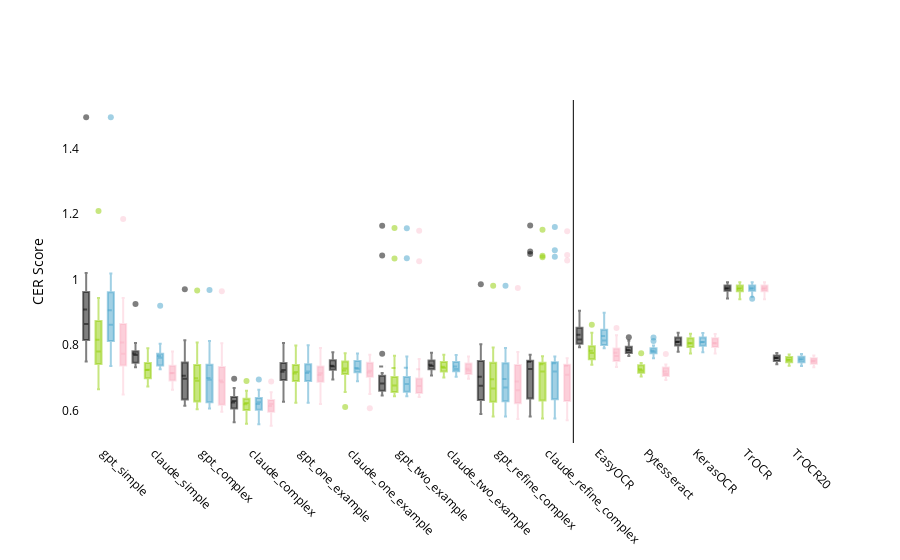

The notebook cell this image was saved under:
### Code cell
cer_all['source'] = 'Only Stripped'
cer_lower['source'] = 'Lowered'
cer_unidecoded['source'] = 'Unidecoded'
cer_normalized['source'] = 'Normalized'

combined_cer = pd.concat([cer_all, cer_lower, cer_unidecoded, cer_normalized])

llm_order = ['gpt_simple', 'claude_simple', 'gpt_complex', 'claude_complex',
             'gpt_one_example', 'claude_one_example', 'gpt_two_example', 'claude_two_example',
             'gpt_refine_complex', 'claude_refine_complex']
ocr_order = ['EasyOCR', 'Pytesseract', 'KerasOCR', 'TrOCR']
ocr_ft_order = ['TrOCR20', 'TrOCR50']
model_order = llm_order + ocr_order + ocr_ft_order

n3_color = "rgba(0,0,0, 0.5)"  # Gray
lower_color = "rgba(143,206,0, 0.5)"  # Green
unide_color = "rgba(67, 162, 202, 0.5)"  # Blue
norm_color = "rgba(250, 159, 181, 0.3)"  # Pink

source_colors = {
    'Only Stripped': n3_color,
    'Lowered': lower_color,
    'Unidecoded': unide_color,
    'Normalized': norm_color
}


fig = go.Figure()

x_positions = []
tick_labels = []

x_index = 0
for model in model_order:
    for source in ['Only Stripped', 'Lowered', 'Unidecoded', 'Normalized']:
        color = source_colors[source]
        # Add box plot trace
        fig.add_trace(go.Box(
            x=[x_index] * len(combined_cer[(combined_cer['model'] == model) & (combined_cer['source'] == source)]['cer']),
            y=combined_cer[(combined_cer['model'] == model) & (combined_cer['source'] == source)]['cer'],
            name=f"{model} ({source})",
            boxmean=True,
            marker=dict(color=color),
            showlegend=False
        ))
        x_positions.append(x_index)
        x_index += 1
    
    tick_labels.append(model)

for source, color in source_colors.items():
    fig.add_trace(go.Box(
        y=[None], 
        name=source,
        marker=dict(color=color),
        showlegend=False
    ))


fig.update_layout(
    # title='Comparison of CER Scores for Different Models (Lowered vs. Unidecoded vs. Normalized)',
    # xaxis_title='Model',
    yaxis_title='CER Score',
    # yaxis = dict(range=[-0.5, 2]),
    plot_bgcolor='rgba(0,0,0,0)',
    font_color = 'black',
    xaxis=dict(
        tickvals=[4 * i + 1.5 for i in range(len(model_order))],  # Center the label for each model
        ticktext=tick_labels,
        tickangle=45
    ),
    shapes=[
        dict(
            type="line",
            x0=len(llm_order) * 4 - 0.5,
            x1=len(llm_order) * 4 - 0.5,
            y0=0,
            y1=1,
            xref="x",
            yref="paper",
            line=dict(color="black", width=1)
        )
    ]
)

fig.show()

### Figure 1 — Plotly figure (JSON) as saved in the notebook; plotly's stock layout.template omitted (floating-point values rounded to 4 significant figures)
{"data": [{"boxmean": true, "marker": {"color": "rgba(0,0,0, 0.5)"}, "name": "gpt_simple (Only Stripped)", "showlegend": false, "type": "box", "x": [0, 0, 0, 0, 0, 0, 0, 0, 0, 0, 0, 0, 0, 0, 0, 0, 0, 0, 0], "y": [0.9216, 0.9777, 0.8649, 0.9545, 1.496, 0.7811, 0.8481, 0.8533, 0.9647, 0.7503, 0.9438, 0.8228, 0.8302, 0.814, 1.02, 0.874, 0.8046, 0.9693, 0.7827]}, {"boxmean": true, "marker": {"color": "rgba(143,206,0, 0.5)"}, "name": "gpt_simple (Lowered)", "showlegend": false, "type": "box", "x": [1, 1, 1, 1, 1, 1, 1, 1, 1, 1, 1, 1, 1, 1, 1, 1, 1, 1, 1], "y": [0.7526, 0.9438, 0.8271, 0.8441, 1.21, 0.6971, 0.7804, 0.8319, 0.9009, 0.6654, 0.8742, 0.7601, 0.7473, 0.7455, 0.873, 0.7366, 0.7418, 0.9049, 0.6848]}, {"boxmean": true, "marker": {"color": "rgba(67, 162, 202, 0.5)"}, "name": "gpt_simple (Unidecoded)", "showlegend": false, "type": "box", "x": [2, 2, 2, 2, 2, 2, 2, 2, 2, 2, 2, 2, 2, 2, 2, 2, 2, 2, 2], "y": [0.9216, 0.9777, 0.8628, 0.9533, 1.496, 0.7789, 0.8429, 0.8503, 0.9647, 0.7369, 0.9438, 0.8205, 0.8273, 0.8098, 1.019, 0.8735, 0.8029, 0.9688, 0.7758]}, {"boxmean": true, "marker": {"color": "rgba(250, 159, 181, 0.3)"}, "name": "gpt_simple (Normalized)", "showlegend": false, "type": "box", "x": [3, 3, 3, 3, 3, 3, 3, 3, 3, 3, 3, 3, 3, 3, 3, 3, 3, 3, 3], "y": [0.7426, 0.9438, 0.8255, 0.843, 1.186, 0.6871, 0.7742, 0.8289, 0.8999, 0.6496, 0.8697, 0.7505, 0.7421, 0.7408, 0.8489, 0.7169, 0.7368, 0.9038, 0.6727]}, {"boxmean": true, "marker": {"color": "rgba(0,0,0, 0.5)"}, "name": "claude_simple (Only Stripped)", "showlegend": false, "type": "box", "x": [4, 4, 4, 4, 4, 4, 4, 4, 4, 4, 4, 4, 4, 4, 4, 4, 4, 4, 4], "y": [0.7704, 0.7438, 0.7412, 0.7414, 0.7435, 0.7828, 0.7627, 0.8071, 0.7868, 0.7985, 0.9258, 0.7766, 0.7686, 0.7792, 0.7702, 0.7707, 0.7329, 0.7536, 0.7613]}, {"boxmean": true, "marker": {"color": "rgba(143,206,0, 0.5)"}, "name": "claude_simple (Lowered)", "showlegend": false, "type": "box", "x": [5, 5, 5, 5, 5, 5, 5, 5, 5, 5, 5, 5, 5, 5, 5, 5, 5, 5, 5], "y": [0.7171, 0.7352, 0.6823, 0.6737, 0.7361, 0.7341, 0.6982, 0.7578, 0.7273, 0.7906, 0.7787, 0.7005, 0.692, 0.706, 0.7032, 0.7593, 0.7252, 0.7484, 0.6918]}, {"boxmean": true, "marker": {"color": "rgba(67, 162, 202, 0.5)"}, "name": "claude_simple (Unidecoded)", "showlegend": false, "type": "box", "x": [6, 6, 6, 6, 6, 6, 6, 6, 6, 6, 6, 6, 6, 6, 6, 6, 6, 6, 6], "y": [0.7615, 0.7347, 0.7326, 0.735, 0.7267, 0.7645, 0.757, 0.8046, 0.7819, 0.7888, 0.9202, 0.7752, 0.7634, 0.7692, 0.7662, 0.7567, 0.7279, 0.7469, 0.7561]}, {"boxmean": true, "marker": {"color": "rgba(250, 159, 181, 0.3)"}, "name": "claude_simple (Normalized)", "showlegend": false, "type": "box", "x": [7, 7, 7, 7, 7, 7, 7, 7, 7, 7, 7, 7, 7, 7, 7, 7, 7, 7, 7], "y": [0.7076, 0.7278, 0.6737, 0.6643, 0.7187, 0.7153, 0.692, 0.7553, 0.72, 0.7808, 0.7618, 0.6955, 0.6857, 0.6944, 0.6978, 0.7438, 0.719, 0.7401, 0.6819]}, {"boxmean": true, "marker": {"color": "rgba(0,0,0, 0.5)"}, "name": "gpt_complex (Only Stripped)", "showlegend": false, "type": "box", "x": [8, 8, 8, 8, 8, 8, 8, 8, 8, 8, 8, 8, 8, 8, 8, 8, 8, 8, 8], "y": [0.7476, 0.753, 0.6321, 0.9708, 0.6169, 0.7584, 0.732, 0.6156, 0.6456, 0.6807, 0.6399, 0.8155, 0.6978, 0.6154, 0.7446, 0.6529, 0.7468, 0.7396, 0.6194]}, {"boxmean": true, "marker": {"color": "rgba(143,206,0, 0.5)"}, "name": "gpt_complex (Lowered)", "showlegend": false, "type": "box", "x": [9, 9, 9, 9, 9, 9, 9, 9, 9, 9, 9, 9, 9, 9, 9, 9, 9, 9, 9], "y": [0.7399, 0.7479, 0.6278, 0.9673, 0.6062, 0.7496, 0.7248, 0.6096, 0.6402, 0.6734, 0.6298, 0.8086, 0.6914, 0.6043, 0.7397, 0.6477, 0.7396, 0.7302, 0.6078]}, {"boxmean": true, "marker": {"color": "rgba(67, 162, 202, 0.5)"}, "name": "gpt_complex (Unidecoded)", "showlegend": false, "type": "box", "x": [10, 10, 10, 10, 10, 10, 10, 10, 10, 10, 10, 10, 10, 10, 10, 10, 10, 10, 10], "y": [0.7415, 0.749, 0.6234, 0.9685, 0.6068, 0.7496, 0.7274, 0.6096, 0.6397, 0.6709, 0.6331, 0.8127, 0.6943, 0.6117, 0.7377, 0.6498, 0.7374, 0.7297, 0.6095]}, {"boxmean": true, "marker": {"color": "rgba(250, 159, 181, 0.3)"}, "name": "gpt_complex (Normalized)", "showlegend": false, "type": "box", "x": [11, 11, 11, 11, 11, 11, 11, 11, 11, 11, 11, 11, 11, 11, 11, 11, 11, 11, 11], "y": [0.7337, 0.7433, 0.617, 0.9644, 0.5968, 0.7402, 0.718, 0.6037, 0.6354, 0.6648, 0.6225, 0.8063, 0.6868, 0.5985, 0.7338, 0.6436, 0.7301, 0.7193, 0.5997]}, {"boxmean": true, "marker": {"color": "rgba(0,0,0, 0.5)"}, "name": "claude_complex (Only Stripped)", "showlegend": false, "type": "box", "x": [12, 12, 12, 12, 12, 12, 12, 12, 12, 12, 12, 12, 12, 12, 12, 12, 12, 12, 12], "y": [0.632, 0.6287, 0.5646, 0.5733, 0.6222, 0.6048, 0.6545, 0.6435, 0.6973, 0.619, 0.6298, 0.6424, 0.6695, 0.6401, 0.6393, 0.6136, 0.6385, 0.5894, 0.5794]}, {"boxmean": true, "marker": {"color": "rgba(143,206,0, 0.5)"}, "name": "claude_complex (Lowered)", "showlegend": false, "type": "box", "x": [13, 13, 13, 13, 13, 13, 13, 13, 13, 13, 13, 13, 13, 13, 13, 13, 13, 13, 13], "y": [0.6276, 0.6223, 0.5602, 0.5686, 0.6142, 0.5998, 0.6488, 0.6385, 0.691, 0.6129, 0.6236, 0.6369, 0.6609, 0.6338, 0.6348, 0.608, 0.6324, 0.5837, 0.5742]}, {"boxmean": true, "marker": {"color": "rgba(67, 162, 202, 0.5)"}, "name": "claude_complex (Unidecoded)", "showlegend": false, "type": "box", "x": [14, 14, 14, 14, 14, 14, 14, 14, 14, 14, 14, 14, 14, 14, 14, 14, 14, 14, 14], "y": [0.6259, 0.6264, 0.5586, 0.5686, 0.6122, 0.6009, 0.6483, 0.639, 0.6954, 0.6111, 0.6242, 0.6397, 0.6638, 0.6386, 0.6353, 0.6095, 0.633, 0.5847, 0.5753]}, {"boxmean": true, "marker": {"color": "rgba(250, 159, 181, 0.3)"}, "name": "claude_complex (Normalized)", "showlegend": false, "type": "box", "x": [15, 15, 15, 15, 15, 15, 15, 15, 15, 15, 15, 15, 15, 15, 15, 15, 15, 15, 15], "y": [0.6209, 0.6206, 0.5538, 0.5633, 0.6048, 0.5948, 0.6426, 0.633, 0.6891, 0.605, 0.6174, 0.6337, 0.6563, 0.6312, 0.6309, 0.6038, 0.6252, 0.579, 0.5707]}, {"boxmean": true, "marker": {"color": "rgba(0,0,0, 0.5)"}, "name": "gpt_one_example (Only Stripped)", "showlegend": false, "type": "box", "x": [16, 16, 16, 16, 16, 16, 16, 16, 16, 16, 16, 16, 16, 16, 16, 16, 16, 16], "y": [0.7454, 0.7318, 0.7239, 0.7239, 0.8064, 0.7291, 0.704, 0.6937, 0.6746, 0.66, 0.6483, 0.7976, 0.7565, 0.755, 0.6271, 0.7079, 0.7074, 0.7451]}, {"boxmean": true, "marker": {"color": "rgba(143,206,0, 0.5)"}, "name": "gpt_one_example (Lowered)", "showlegend": false, "type": "box", "x": [17, 17, 17, 17, 17, 17, 17, 17, 17, 17, 17, 17, 17, 17, 17, 17, 17, 17], "y": [0.7399, 0.7249, 0.7202, 0.7163, 0.7991, 0.7247, 0.7008, 0.6907, 0.6721, 0.6587, 0.6438, 0.7912, 0.7513, 0.7482, 0.624, 0.6996, 0.7043, 0.7375]}, {"boxmean": true, "marker": {"color": "rgba(67, 162, 202, 0.5)"}, "name": "gpt_one_example (Unidecoded)", "showlegend": false, "type": "box", "x": [18, 18, 18, 18, 18, 18, 18, 18, 18, 18, 18, 18, 18, 18, 18, 18, 18, 18], "y": [0.7415, 0.7289, 0.7218, 0.718, 0.7997, 0.7275, 0.7003, 0.6907, 0.6726, 0.6551, 0.6466, 0.7962, 0.7519, 0.7503, 0.6245, 0.6985, 0.7048, 0.7375]}, {"boxmean": true, "marker": {"color": "rgba(250, 159, 181, 0.3)"}, "name": "gpt_one_example (Normalized)", "showlegend": false, "type": "box", "x": [19, 19, 19, 19, 19, 19, 19, 19, 19, 19, 19, 19, 19, 19, 19, 19, 19, 19], "y": [0.7349, 0.7221, 0.718, 0.7104, 0.7917, 0.7214, 0.6956, 0.6882, 0.6707, 0.6538, 0.6421, 0.7889, 0.745, 0.7439, 0.6204, 0.6907, 0.7017, 0.7289]}, {"boxmean": true, "marker": {"color": "rgba(0,0,0, 0.5)"}, "name": "claude_one_example (Only Stripped)", "showlegend": false, "type": "box", "x": [20, 20, 20, 20, 20, 20, 20, 20, 20, 20, 20, 20, 20, 20, 20, 20, 20, 20], "y": [0.7393, 0.7255, 0.7272, 0.6953, 0.7214, 0.7684, 0.744, 0.7544, 0.7785, 0.7253, 0.732, 0.7605, 0.7582, 0.7318, 0.7376, 0.7096, 0.7438, 0.7178]}, {"boxmean": true, "marker": {"color": "rgba(143,206,0, 0.5)"}, "name": "claude_one_example (Lowered)", "showlegend": false, "type": "box", "x": [21, 21, 21, 21, 21, 21, 21, 21, 21, 21, 21, 21, 21, 21, 21, 21, 21, 21], "y": [0.7321, 0.7192, 0.7218, 0.6112, 0.712, 0.764, 0.7393, 0.7504, 0.7751, 0.7167, 0.7258, 0.7527, 0.753, 0.657, 0.733, 0.7029, 0.7386, 0.7109]}, {"boxmean": true, "marker": {"color": "rgba(67, 162, 202, 0.5)"}, "name": "claude_one_example (Unidecoded)", "showlegend": false, "type": "box", "x": [22, 22, 22, 22, 22, 22, 22, 22, 22, 22, 22, 22, 22, 22, 22, 22, 22, 22], "y": [0.731, 0.7181, 0.7202, 0.69, 0.7113, 0.7601, 0.7367, 0.7519, 0.7747, 0.7173, 0.7253, 0.7573, 0.7524, 0.7234, 0.7309, 0.7068, 0.7354, 0.708]}, {"boxmean": true, "marker": {"color": "rgba(250, 159, 181, 0.3)"}, "name": "claude_one_example (Normalized)", "showlegend": false, "type": "box", "x": [23, 23, 23, 23, 23, 23, 23, 23, 23, 23, 23, 23, 23, 23, 23, 23, 23, 23], "y": [0.7237, 0.7095, 0.7142, 0.6077, 0.704, 0.7551, 0.73, 0.7479, 0.7708, 0.7094, 0.7202, 0.7491, 0.7461, 0.6512, 0.7268, 0.7007, 0.7297, 0.7005]}, {"boxmean": true, "marker": {"color": "rgba(0,0,0, 0.5)"}, "name": "gpt_two_example (Only Stripped)", "showlegend": false, "type": "box", "x": [24, 24, 24, 24, 24, 24, 24, 24, 24, 24, 24, 24, 24, 24, 24, 24, 24], "y": [0.6509, 0.6539, 0.6796, 0.7151, 0.7743, 0.6993, 0.7034, 0.6663, 0.6881, 1.165, 0.6624, 0.6461, 1.074, 0.6944, 0.683, 0.6814, 0.6576]}, {"boxmean": true, "marker": {"color": "rgba(143,206,0, 0.5)"}, "name": "gpt_two_example (Lowered)", "showlegend": false, "type": "box", "x": [25, 25, 25, 25, 25, 25, 25, 25, 25, 25, 25, 25, 25, 25, 25, 25, 25], "y": [0.6487, 0.6481, 0.6764, 0.7116, 0.7676, 0.6965, 0.7003, 0.6609, 0.6857, 1.158, 0.6584, 0.6438, 1.065, 0.6913, 0.6763, 0.6767, 0.653]}, {"boxmean": true, "marker": {"color": "rgba(67, 162, 202, 0.5)"}, "name": "gpt_two_example (Unidecoded)", "showlegend": false, "type": "box", "x": [26, 26, 26, 26, 26, 26, 26, 26, 26, 26, 26, 26, 26, 26, 26, 26, 26], "y": [0.6481, 0.6521, 0.6786, 0.7128, 0.7656, 0.6965, 0.6998, 0.6624, 0.6871, 1.157, 0.659, 0.6438, 1.066, 0.6923, 0.6813, 0.6778, 0.6559]}, {"boxmean": true, "marker": {"color": "rgba(250, 159, 181, 0.3)"}, "name": "gpt_two_example (Normalized)", "showlegend": false, "type": "box", "x": [27, 27, 27, 27, 27, 27, 27, 27, 27, 27, 27, 27, 27, 27, 27, 27, 27], "y": [0.6459, 0.647, 0.6753, 0.7069, 0.7582, 0.6932, 0.6951, 0.6579, 0.6852, 1.15, 0.6545, 0.6415, 1.056, 0.6902, 0.6741, 0.6736, 0.6512]}, {"boxmean": true, "marker": {"color": "rgba(0,0,0, 0.5)"}, "name": "claude_two_example (Only Stripped)", "showlegend": false, "type": "box", "x": [28, 28, 28, 28, 28, 28, 28, 28, 28, 28, 28, 28, 28, 28, 28, 28, 28], "y": [0.7365, 0.7249, 0.7288, 0.721, 0.7294, 0.7767, 0.7383, 0.7479, 0.7751, 0.7332, 0.7275, 0.761, 0.7605, 0.7513, 0.7074, 0.7495, 0.7167]}, {"boxmean": true, "marker": {"color": "rgba(143,206,0, 0.5)"}, "name": "claude_two_example (Lowered)", "showlegend": false, "type": "box", "x": [29, 29, 29, 29, 29, 29, 29, 29, 29, 29, 29, 29, 29, 29, 29, 29, 29], "y": [0.7315, 0.7169, 0.7223, 0.7163, 0.7207, 0.7711, 0.7347, 0.7429, 0.7708, 0.7234, 0.7208, 0.7527, 0.7547, 0.7471, 0.7013, 0.7422, 0.7086]}, {"boxmean": true, "marker": {"color": "rgba(67, 162, 202, 0.5)"}, "name": "claude_two_example (Unidecoded)", "showlegend": false, "type": "box", "x": [30, 30, 30, 30, 30, 30, 30, 30, 30, 30, 30, 30, 30, 30, 30, 30, 30], "y": [0.7276, 0.7186, 0.7212, 0.7163, 0.722, 0.7695, 0.7341, 0.7439, 0.7703, 0.7271, 0.7225, 0.7573, 0.7565, 0.746, 0.7035, 0.7427, 0.7115]}, {"boxmean": true, "marker": {"color": "rgba(250, 159, 181, 0.3)"}, "name": "claude_two_example (Normalized)", "showlegend": false, "type": "box", "x": [31, 31, 31, 31, 31, 31, 31, 31, 31, 31, 31, 31, 31, 31, 31, 31, 31], "y": [0.7226, 0.7089, 0.7137, 0.7093, 0.7133, 0.7645, 0.7289, 0.7379, 0.7655, 0.7167, 0.7157, 0.7495, 0.7513, 0.7424, 0.6974, 0.7344, 0.7028]}, {"boxmean": true, "marker": {"color": "rgba(0,0,0, 0.5)"}, "name": "gpt_refine_complex (Only Stripped)", "showlegend": false, "type": "box", "x": [32, 32, 32, 32, 32, 32, 32, 32, 32, 32, 32, 32, 32, 32, 32, 32, 32, 32, 32], "y": [0.7471, 0.6235, 0.7277, 0.5896, 0.6604, 0.6733, 0.6764, 0.6803, 0.6117, 0.986, 0.7573, 0.7532, 0.7657, 0.6628, 0.6762, 0.6105, 0.744, 0.803, 0.6153]}, {"boxmean": true, "marker": {"color": "rgba(143,206,0, 0.5)"}, "name": "gpt_refine_complex (Lowered)", "showlegend": false, "type": "box", "x": [33, 33, 33, 33, 33, 33, 33, 33, 33, 33, 33, 33, 33, 33, 33, 33, 33, 33, 33], "y": [0.7393, 0.6189, 0.7239, 0.5826, 0.6537, 0.6656, 0.6675, 0.6728, 0.6069, 0.9817, 0.7494, 0.7482, 0.7588, 0.6523, 0.6673, 0.6049, 0.7401, 0.7926, 0.6043]}, {"boxmean": true, "marker": {"color": "rgba(67, 162, 202, 0.5)"}, "name": "gpt_refine_complex (Unidecoded)", "showlegend": false, "type": "box", "x": [34, 34, 34, 34, 34, 34, 34, 34, 34, 34, 34, 34, 34, 34, 34, 34, 34, 34, 34], "y": [0.7415, 0.6212, 0.7212, 0.582, 0.6524, 0.6705, 0.6686, 0.6713, 0.6064, 0.9817, 0.7511, 0.7459, 0.7588, 0.6554, 0.6688, 0.6085, 0.7396, 0.7916, 0.606]}, {"boxmean": true, "marker": {"color": "rgba(250, 159, 181, 0.3)"}, "name": "gpt_refine_complex (Normalized)", "showlegend": false, "type": "box", "x": [35, 35, 35, 35, 35, 35, 35, 35, 35, 35, 35, 35, 35, 35, 35, 35, 35, 35, 35], "y": [0.7337, 0.6155, 0.7169, 0.575, 0.6443, 0.6628, 0.6582, 0.6643, 0.6006, 0.975, 0.7438, 0.7413, 0.7524, 0.6438, 0.6599, 0.6028, 0.7351, 0.7791, 0.5962]}, {"boxmean": true, "marker": {"color": "rgba(0,0,0, 0.5)"}, "name": "claude_refine_complex (Only Stripped)", "showlegend": false, "type": "box", "x": [36, 36, 36, 36, 36, 36, 36, 36, 36, 36, 36, 36, 36, 36, 36, 36, 36, 36, 36], "y": [0.7443, 0.6304, 0.5824, 0.5925, 0.7274, 0.7192, 0.7471, 0.644, 0.6465, 0.7509, 1.078, 0.7711, 1.165, 0.7534, 0.6457, 0.7324, 1.086, 0.5868, 0.635]}, {"boxmean": true, "marker": {"color": "rgba(143,206,0, 0.5)"}, "name": "claude_refine_complex (Lowered)", "showlegend": false, "type": "box", "x": [37, 37, 37, 37, 37, 37, 37, 37, 37, 37, 37, 37, 37, 37, 37, 37, 37, 37, 37], "y": [0.7371, 0.6241, 0.5764, 0.5884, 0.72, 0.7092, 0.743, 0.6385, 0.6402, 0.7411, 1.069, 0.7665, 1.153, 0.7471, 0.6393, 0.7206, 1.073, 0.5811, 0.6292]}, {"boxmean": true, "marker": {"color": "rgba(67, 162, 202, 0.5)"}, "name": "claude_refine_complex (Unidecoded)", "showlegend": false, "type": "box", "x": [38, 38, 38, 38, 38, 38, 38, 38, 38, 38, 38, 38, 38, 38, 38, 38, 38, 38, 38], "y": [0.7365, 0.6309, 0.5764, 0.5931, 0.7194, 0.7054, 0.7409, 0.6415, 0.6441, 0.7473, 1.07, 0.7656, 1.161, 0.7487, 0.6457, 0.7247, 1.09, 0.5816, 0.6333]}, {"boxmean": true, "marker": {"color": "rgba(250, 159, 181, 0.3)"}, "name": "claude_refine_complex (Normalized)", "showlegend": false, "type": "box", "x": [39, 39, 39, 39, 39, 39, 39, 39, 39, 39, 39, 39, 39, 39, 39, 39, 39, 39, 39], "y": [0.7287, 0.6246, 0.571, 0.589, 0.71, 0.6943, 0.7362, 0.6355, 0.6368, 0.735, 1.059, 0.7601, 1.148, 0.7418, 0.6398, 0.7128, 1.076, 0.5754, 0.628]}, {"boxmean": true, "marker": {"color": "rgba(0,0,0, 0.5)"}, "name": "EasyOCR (Only Stripped)", "showlegend": false, "type": "box", "x": [40, 40, 40, 40, 40, 40, 40, 40, 40, 40, 40, 40, 40, 40, 40, 40, 40, 40, 40], "y": [0.8427, 0.8292, 0.8142, 0.8325, 0.9049, 0.7982, 0.8387, 0.8046, 0.7945, 0.8565, 0.8899, 0.804, 0.878, 0.804, 0.8174, 0.8161, 0.8806, 0.7937, 0.8082]}, {"boxmean": true, "marker": {"color": "rgba(143,206,0, 0.5)"}, "name": "EasyOCR (Lowered)", "showlegend": false, "type": "box", "x": [41, 41, 41, 41, 41, 41, 41, 41, 41, 41, 41, 41, 41, 41, 41, 41, 41, 41, 41], "y": [0.7871, 0.7851, 0.7634, 0.7805, 0.8627, 0.7474, 0.7851, 0.7762, 0.749, 0.8004, 0.8376, 0.7564, 0.8342, 0.7582, 0.7712, 0.7686, 0.8257, 0.7401, 0.7561]}, {"boxmean": true, "marker": {"color": "rgba(67, 162, 202, 0.5)"}, "name": "EasyOCR (Unidecoded)", "showlegend": false, "type": "box", "x": [42, 42, 42, 42, 42, 42, 42, 42, 42, 42, 42, 42, 42, 42, 42, 42, 42, 42, 42], "y": [0.8399, 0.8229, 0.8098, 0.8278, 0.8989, 0.7922, 0.8345, 0.8006, 0.7916, 0.8498, 0.8893, 0.8008, 0.8762, 0.8008, 0.8125, 0.814, 0.8778, 0.7911, 0.8042]}, {"boxmean": true, "marker": {"color": "rgba(250, 159, 181, 0.3)"}, "name": "EasyOCR (Normalized)", "showlegend": false, "type": "box", "x": [43, 43, 43, 43, 43, 43, 43, 43, 43, 43, 43, 43, 43, 43, 43, 43, 43, 43, 43], "y": [0.7832, 0.7759, 0.7563, 0.7717, 0.8526, 0.7369, 0.7768, 0.7668, 0.7432, 0.7918, 0.8292, 0.7523, 0.8307, 0.7508, 0.7657, 0.767, 0.8207, 0.7334, 0.7514]}, {"boxmean": true, "marker": {"color": "rgba(0,0,0, 0.5)"}, "name": "Pytesseract (Only Stripped)", "showlegend": false, "type": "box", "x": [44, 44, 44, 44, 44, 44, 44, 44, 44, 44, 44, 44, 44, 44, 44, 44, 44, 44, 44], "y": [0.7838, 0.7765, 0.7958, 0.7671, 0.8138, 0.7905, 0.7877, 0.7862, 0.7713, 0.7766, 0.7815, 0.7775, 0.7997, 0.7945, 0.7958, 0.7805, 0.8245, 0.7672, 0.7729]}, {"boxmean": true, "marker": {"color": "rgba(143,206,0, 0.5)"}, "name": "Pytesseract (Lowered)", "showlegend": false, "type": "box", "x": [45, 45, 45, 45, 45, 45, 45, 45, 45, 45, 45, 45, 45, 45, 45, 45, 45, 45, 45], "y": [0.721, 0.7106, 0.7175, 0.7075, 0.7153, 0.7225, 0.732, 0.7355, 0.7273, 0.7051, 0.7163, 0.7459, 0.7415, 0.7403, 0.7397, 0.7345, 0.7751, 0.7048, 0.7161]}, {"boxmean": true, "marker": {"color": "rgba(67, 162, 202, 0.5)"}, "name": "Pytesseract (Unidecoded)", "showlegend": false, "type": "box", "x": [46, 46, 46, 46, 46, 46, 46, 46, 46, 46, 46, 46, 46, 46, 46, 46, 46, 46, 46], "y": [0.7788, 0.7754, 0.7893, 0.7601, 0.8131, 0.7855, 0.7841, 0.7837, 0.766, 0.7753, 0.7809, 0.7756, 0.7991, 0.7908, 0.7918, 0.7763, 0.8234, 0.762, 0.7677]}, {"boxmean": true, "marker": {"color": "rgba(250, 159, 181, 0.3)"}, "name": "Pytesseract (Normalized)", "showlegend": false, "type": "box", "x": [47, 47, 47, 47, 47, 47, 47, 47, 47, 47, 47, 47, 47, 47, 47, 47, 47, 47, 47], "y": [0.7082, 0.7077, 0.7104, 0.6988, 0.704, 0.712, 0.7268, 0.7295, 0.722, 0.699, 0.7101, 0.7408, 0.7386, 0.7329, 0.7333, 0.7299, 0.7729, 0.6939, 0.7051]}, {"boxmean": true, "marker": {"color": "rgba(0,0,0, 0.5)"}, "name": "KerasOCR (Only Stripped)", "showlegend": false, "type": "box", "x": [48, 48, 48, 48, 48, 48, 48, 48, 48, 48, 48, 48, 48, 48, 48, 48, 48, 48, 48], "y": [0.7993, 0.8074, 0.8271, 0.8039, 0.791, 0.8308, 0.7986, 0.8235, 0.838, 0.801, 0.7798, 0.8251, 0.783, 0.8103, 0.8105, 0.8166, 0.7901, 0.8238, 0.8227]}, {"boxmean": true, "marker": {"color": "rgba(143,206,0, 0.5)"}, "name": "KerasOCR (Lowered)", "showlegend": false, "type": "box", "x": [49, 49, 49, 49, 49, 49, 49, 49, 49, 49, 49, 49, 49, 49, 49, 49, 49, 49, 49], "y": [0.7943, 0.8029, 0.8244, 0.8009, 0.787, 0.8264, 0.796, 0.8195, 0.8346, 0.7955, 0.7747, 0.8219, 0.7784, 0.8061, 0.8071, 0.813, 0.7873, 0.8212, 0.821]}, {"boxmean": true, "marker": {"color": "rgba(67, 162, 202, 0.5)"}, "name": "KerasOCR (Unidecoded)", "showlegend": false, "type": "box", "x": [50, 50, 50, 50, 50, 50, 50, 50, 50, 50, 50, 50, 50, 50, 50, 50, 50, 50, 50], "y": [0.7988, 0.8069, 0.8271, 0.8039, 0.7904, 0.8308, 0.7986, 0.8235, 0.8375, 0.8004, 0.7787, 0.8251, 0.7824, 0.8103, 0.81, 0.8166, 0.7896, 0.8238, 0.8227]}, {"boxmean": true, "marker": {"color": "rgba(250, 159, 181, 0.3)"}, "name": "KerasOCR (Normalized)", "showlegend": false, "type": "box", "x": [51, 51, 51, 51, 51, 51, 51, 51, 51, 51, 51, 51, 51, 51, 51, 51, 51, 51, 51], "y": [0.7943, 0.8017, 0.8244, 0.8004, 0.7863, 0.8259, 0.796, 0.8195, 0.8341, 0.7949, 0.7747, 0.8219, 0.7772, 0.8061, 0.8071, 0.813, 0.7873, 0.8212, 0.8204]}, {"boxmean": true, "marker": {"color": "rgba(0,0,0, 0.5)"}, "name": "TrOCR (Only Stripped)", "showlegend": false, "type": "box", "x": [52, 52, 52, 52, 52, 52, 52, 52, 52, 52, 52, 52, 52, 52, 52, 52, 52, 52, 52], "y": [0.9794, 0.9587, 0.9854, 0.9831, 0.99, 0.9724, 0.9422, 0.9736, 0.9923, 0.9664, 0.9736, 0.9611, 0.9706, 0.9842, 0.9478, 0.9814, 0.9806, 0.9782, 0.9664]}, {"boxmean": true, "marker": {"color": "rgba(143,206,0, 0.5)"}, "name": "TrOCR (Lowered)", "showlegend": false, "type": "box", "x": [53, 53, 53, 53, 53, 53, 53, 53, 53, 53, 53, 53, 53, 53, 53, 53, 53, 53, 53], "y": [0.9794, 0.9582, 0.9854, 0.9825, 0.99, 0.9701, 0.9407, 0.9736, 0.9923, 0.9646, 0.9725, 0.9606, 0.9701, 0.9837, 0.9439, 0.9809, 0.98, 0.9777, 0.9658]}, {"boxmean": true, "marker": {"color": "rgba(67, 162, 202, 0.5)"}, "name": "TrOCR (Unidecoded)", "showlegend": false, "type": "box", "x": [54, 54, 54, 54, 54, 54, 54, 54, 54, 54, 54, 54, 54, 54, 54, 54, 54, 54, 54], "y": [0.9794, 0.9587, 0.9854, 0.9831, 0.99, 0.9724, 0.9417, 0.9736, 0.9923, 0.9664, 0.9736, 0.9611, 0.9706, 0.9842, 0.9478, 0.9814, 0.9806, 0.9782, 0.9664]}, {"boxmean": true, "marker": {"color": "rgba(250, 159, 181, 0.3)"}, "name": "TrOCR (Normalized)", "showlegend": false, "type": "box", "x": [55, 55, 55, 55, 55, 55, 55, 55, 55, 55, 55, 55, 55, 55, 55, 55, 55, 55, 55], "y": [0.9794, 0.9582, 0.9854, 0.9825, 0.99, 0.9701, 0.9402, 0.9736, 0.9923, 0.9646, 0.9725, 0.9606, 0.9701, 0.9837, 0.9439, 0.9809, 0.98, 0.9777, 0.9658]}, {"boxmean": true, "marker": {"color": "rgba(0,0,0, 0.5)"}, "name": "TrOCR20 (Only Stripped)", "showlegend": false, "type": "box", "x": [56, 56, 56, 56, 56, 56, 56, 56, 56, 56, 56, 56, 56, 56, 56, 56], "y": [0.7593, 0.742, 0.7468, 0.7629, 0.7659, 0.7762, 0.7485, 0.7579, 0.7766, 0.7536, 0.7666, 0.7702, 0.7727, 0.7492, 0.7677, 0.759]}, {"boxmean": true, "marker": {"color": "rgba(143,206,0, 0.5)"}, "name": "TrOCR20 (Lowered)", "showlegend": false, "type": "box", "x": [57, 57, 57, 57, 57, 57, 57, 57, 57, 57, 57, 57, 57, 57, 57, 57], "y": [0.7532, 0.7373, 0.7408, 0.7584, 0.7601, 0.7708, 0.746, 0.7522, 0.772, 0.7501, 0.7603, 0.7662, 0.765, 0.7437, 0.7635, 0.7532]}, {"boxmean": true, "marker": {"color": "rgba(67, 162, 202, 0.5)"}, "name": "TrOCR20 (Unidecoded)", "showlegend": false, "type": "box", "x": [58, 58, 58, 58, 58, 58, 58, 58, 58, 58, 58, 58, 58, 58, 58, 58], "y": [0.756, 0.7367, 0.7388, 0.759, 0.7607, 0.7708, 0.7436, 0.7522, 0.7734, 0.7507, 0.7629, 0.7662, 0.7676, 0.745, 0.763, 0.7514]}, {"boxmean": true, "marker": {"color": "rgba(250, 159, 181, 0.3)"}, "name": "TrOCR20 (Normalized)", "showlegend": false, "type": "box", "x": [59, 59, 59, 59, 59, 59, 59, 59, 59, 59, 59, 59, 59, 59, 59, 59], "y": [0.7504, 0.7326, 0.7328, 0.754, 0.7565, 0.7643, 0.7411, 0.7478, 0.7688, 0.7467, 0.7576, 0.7623, 0.7603, 0.7376, 0.7599, 0.7451]}, {"boxmean": true, "marker": {"color": "rgba(0,0,0, 0.5)"}, "name": "TrOCR50 (Only Stripped)", "showlegend": false, "type": "box", "x": [], "y": []}, {"boxmean": true, "marker": {"color": "rgba(143,206,0, 0.5)"}, "name": "TrOCR50 (Lowered)", "showlegend": false, "type": "box", "x": [], "y": []}, {"boxmean": true, "marker": {"color": "rgba(67, 162, 202, 0.5)"}, "name": "TrOCR50 (Unidecoded)", "showlegend": false, "type": "box", "x": [], "y": []}, {"boxmean": true, "marker": {"color": "rgba(250, 159, 181, 0.3)"}, "name": "TrOCR50 (Normalized)", "showlegend": false, "type": "box", "x": [], "y": []}, {"marker": {"color": "rgba(0,0,0, 0.5)"}, "name": "Only Stripped", "showlegend": false, "type": "box", "y": [null]}, {"marker": {"color": "rgba(143,206,0, 0.5)"}, "name": "Lowered", "showlegend": false, "type": "box", "y": [null]}, {"marker": {"color": "rgba(67, 162, 202, 0.5)"}, "name": "Unidecoded", "showlegend": false, "type": "box", "y": [null]}, {"marker": {"color": "rgba(250, 159, 181, 0.3)"}, "name": "Normalized", "showlegend": false, "type": "box", "y": [null]}], "layout": {"font": {"color": "black"}, "plot_bgcolor": "rgba(0,0,0,0)", "shapes": [{"line": {"color": "black", "width": 1}, "type": "line", "x0": 39.5, "x1": 39.5, "xref": "x", "y0": 0, "y1": 1, "yref": "paper"}], "xaxis": {"tickangle": 45, "ticktext": ["gpt_simple", "claude_simple", "gpt_complex", "claude_complex", "gpt_one_example", "claude_one_example", "gpt_two_example", "claude_two_example", "gpt_refine_complex", "claude_refine_complex", "EasyOCR", "Pytesseract", "KerasOCR", "TrOCR", "TrOCR20", "TrOCR50"], "tickvals": [1.5, 5.5, 9.5, 13.5, 17.5, 21.5, 25.5, 29.5, 33.5, 37.5, 41.5, 45.5, 49.5, 53.5, 57.5, 61.5]}, "yaxis": {"title": {"text": "CER Score"}}}}
